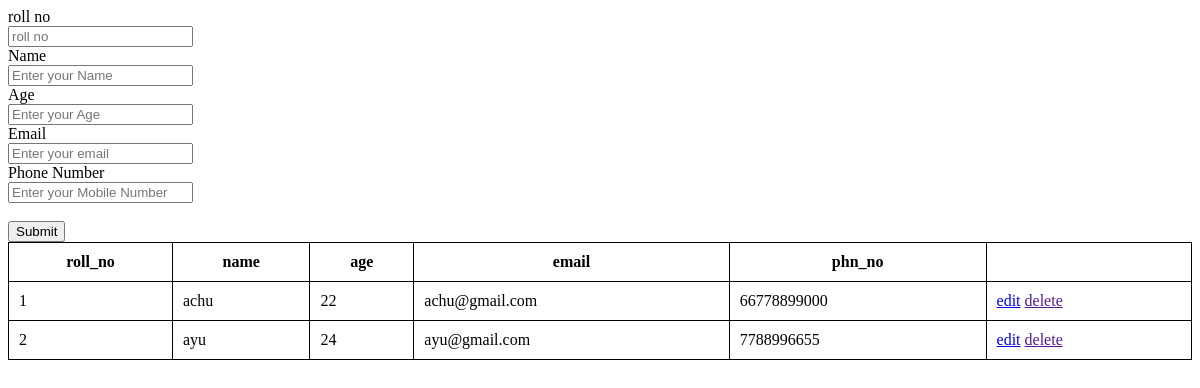
The app's page /dis, older data.
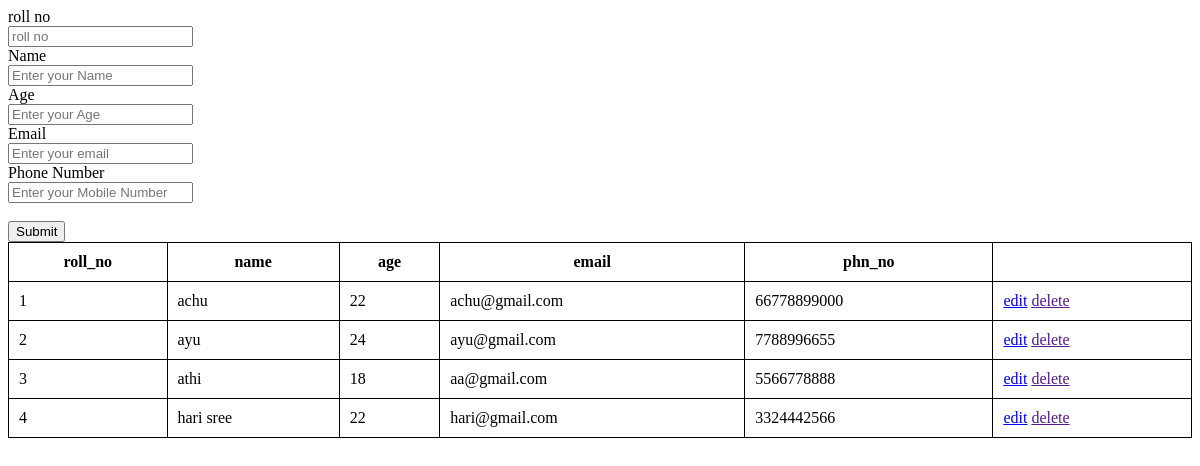
The same page, newer data.
### app/models.py (models this page shows, shortened)
class Student(models.Model):
    roll_no=models.IntegerField()
    name=models.TextField()
    age=models.IntegerField()
    email=models.EmailField()
    phn=models.IntegerField()

### app/views.py (the view)
# urls.py: path('dis',views.display_std),
def display_std(req):
    data=Student.objects.all()
    return render(req,'display_std.html',{"data":data})

### templates/display_std.html (shortened to what this page needs)
<!DOCTYPE html>
<html lang="en">
<head>
    {% load static %}
    <link rel="stylesheet" href="{% static '/css/style.css' %}">
</head>
<body>
    <form action="add_std" method="post">
        <label>roll no</label><br>
        <input type="number" placeholder="roll no" name="roll"><br>
        <label>Name</label><br>
        <input type="text" class="input" placeholder="Enter your Name" name="name"><br>
        <label>Age</label><br>
        <input type="number" class="input" placeholder="Enter your Age" name="age"><br>
        <label>Email</label><br>
        <input type="email" class="input" placeholder="Enter your email" name="email"><br>
        <label>Phone Number</label><br>
        <input type="tel" class="input" placeholder="Enter your Mobile Number" name="phno"><br>
        <br>
        <input class="btn" type="submit" value="Submit">
    </form>
    <table>
        <tr>
            <th>roll_no</th>
            <th>name</th>
            <th>age</th>
            <th>email</th>
            <th>phn_no</th>
        </tr>
        {% for std in data %}
        <tr>
            <td>{{std.roll_no}}</td>
            <td>{{std.name}}</td>
            <td>{{std.age}}</td>
            <td>{{std.email}}</td>
            <td>{{std.phn}}</td>
            <td>
                <a href="edit_std/{{std.pk}}">edit</a>
                <a href="">delete</a>
            </td>
        </tr>
        {% endfor %}
    </table>
</body>
</html>

### static/css/style.css (style rules this page uses)
table { width: 100%; border: 1px; border-collapse: collapse; }
table,td,th { border: 1px solid black; }
th,td { padding: 10px; }

Row changes from the older to the newer data that the page shows:
added Student: roll_no "3", name "athi", age "18", email "aa@gmail.com", phn "5566778888"
added Student: roll_no "4", name "hari sree", age "22", email "hari@gmail.com", phn "3324442566"
